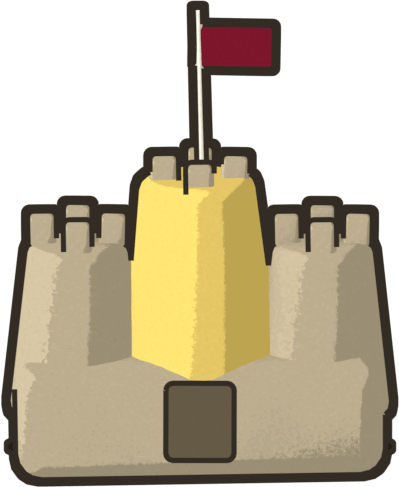
#> input picture barkly/app/assets/world/beach/props/castle.png, 399 x 487 px
$ python -i art-lab-sheet.py   (imports and definitions only)
#> lines starting #> are read from the running program, lines starting #| are printed output that depends on the picture
#> further down, picture is the input picture: PIL image 399x487 P; mean R, G, B, A 102, 91.6, 67.2, 158.7
#!/usr/bin/env python3
"""
Tile the art-lab frames into ONE contact sheet, and measure the palette.

Two jobs. The sheet lets every scene be judged against every other scene in a
single look -- a washed-out prop set or a chrome element that only reads wrong
NEXT TO another location is invisible one screenshot at a time. The numbers
turn "it looks desaturated" into a target you can drive: the Supercell family
(Brawl Stars, Clash Mini, Squad Busters) runs high chroma with strong value
separation and very little mid-grey.
"""
import json, math, sys, colorsys
from pathlib import Path
from PIL import Image, ImageDraw

# Two POSITIONAL arguments, and the script says so rather than indexing argv
# and hoping. `--frames art-lab/frames` -- a plausible guess at the interface,
# and the way a previous session actually invoked it -- used to bind
# frames=Path("--frames"), find no PNGs, and print a table of nothing with exit
# 0. A measurement tool that answers confidently when it was called wrong is
# worse than one that refuses.
def _args(argv):
    if any(a.startswith("-") for a in argv):
        sys.exit(f"usage: art-lab-sheet.py <frames-dir> <out-dir>  (positional; got {argv})")
    if len(argv) != 2:
        sys.exit("usage: art-lab-sheet.py <frames-dir> <out-dir>")
    src, dst = Path(argv[0]), Path(argv[1])
    if not src.is_dir():
        sys.exit(f"no such frames directory: {src}")
    if not sorted(src.glob("*.png")):
        sys.exit(f"no PNG frames in {src} -- did art-lab.mjs run?")
    return src, dst


# [1 line that did not run here, left out]
# The input directory is checked carefully above and then the OUTPUT one was
# not created at all: the script measured every frame, tiled the sheet, and
# died with a raw FileNotFoundError on the first save -- after the work, before
# the numbers, which are printed at the very end. So a first run in a fresh
# directory threw away exactly the measurement it was invoked for. A tool that
# refuses when it is called wrong has to be able to finish when it is called
# right.
# [1 line not run here, left out]

LOCS = ["home", "park", "town", "beach"]
# All four light bands. Morning and evening were never measured, which is how
# they came to render a sunrise/sunset sky under flat noon light for a third of
# every day. Frames that were not captured are skipped, so a --bands day,night
# run still works.
BANDS = ["morning", "day", "evening", "night"]

def stats(im, skip_top_frac=0.14, skip_bottom_frac=0.22):
    """Palette stats over the WORLD only -- chrome and the dialogue panel are
    UI and would flatter the numbers."""
#> called with skip_top_frac = 0.14, skip_bottom_frac = 0.22
    w, h = im.size
#> w = 399; h = 487
    box = im.crop((0, int(h * skip_top_frac), w, int(h * (1 - skip_bottom_frac))))
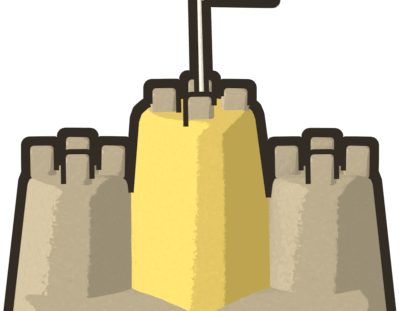
#> box: PIL image 399x311 P; mean R, G, B, A 106.9, 96.9, 66.7, 155.1; transparent parts drawn white
    box = box.resize((box.width // 6, box.height // 6))
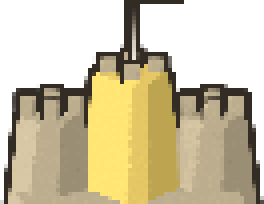
#> box: PIL image 66x51 P (shown 4 times larger); mean R, G, B, A 107.2, 97.1, 66.9, 155.9; transparent parts drawn white
    sats, vals, hues = [], [], []
    for r, g, b in box.convert("RGB").getdata():
        hh, ss, vv = colorsys.rgb_to_hsv(r / 255, g / 255, b / 255)
        sats.append(ss); vals.append(vv); hues.append(hh)
#> this loop made 3366 passes
#> (r, g, b, hh, ss, vv) on passes 1 to 3: (0, 0, 0, 0, 0, 0), (0, 0, 0, 0, 0, 0), (0, 0, 0, 0, 0, 0)
#> after the loop, hues = 3366 values, max 0.139 at index 1212, min 0 at index 0, mean 0.072; sats = 3366 values, max 0.569 at index 1228, min 0 at index 0, mean 0.216; vals = 3366 values, max 1 at index 1212, min 0 at index 0, mean 0.42
    # Mean hue as a unit vector, so red at 0.98 and red at 0.02 average to red
    # instead of to cyan. This is the cohesion number: four locations that read
    # as four different games have four different hue centroids. Weighting each
    # sample by its own saturation is what stops a big pale sky from dragging
    # the centroid toward whatever noise its near-grey pixels happen to carry.
    #
    # PAIR EACH HUE WITH ITS OWN PIXEL'S SATURATION. `sats.sort()` below is
    # in-place, and this used to run AFTER it -- so `zip(hues, sats)` married
    # every hue to the i-th SMALLEST saturation in the frame instead of to its
    # own. The weighting was by raster position, not by chroma. Measured on a
    # synthetic saturated-sky-over-pale-sand frame the centroid came out at
    # 38.6 degrees against a true 224.2: not noise, the opposite side of the
    # wheel. Every hue figure this tool printed before this fix was wrong, and
    # they were quoted as the evidence for the master grade.
    hx = sum(math.cos(2 * math.pi * h) * s for h, s in zip(hues, sats))
#> hx = 523.9
    hy = sum(math.sin(2 * math.pi * h) * s for h, s in zip(hues, sats))
#> hy = 497.9
    hue = (math.atan2(hy, hx) / (2 * math.pi)) % 1.0
#> hue = 0.121
    strength = math.hypot(hx, hy) / max(1e-6, sum(sats))
#> strength = 0.996

    sats.sort(); vals.sort()
    n = len(sats)
#> n = 3366
    return {
        "mean_sat": sum(sats) / n,
        "p90_sat": sats[int(n * 0.90)],
        "mean_val": sum(vals) / n,
        "val_spread": vals[int(n * 0.95)] - vals[int(n * 0.05)],
        "washed_frac": sum(1 for s in sats if s < 0.18) / n,
        "hue": hue,
        "hue_focus": strength,
    }

def _self_check():
    """
    Prove the hue metric pairs each pixel with its OWN saturation.

    This shipped for a whole session weighting every hue by the i-th SMALLEST
    saturation in the frame -- `sats.sort()` is in place and ran before the
    zip -- so the weighting was by raster position rather than by chroma. On a
    saturated-sky-over-pale-sand frame it reported 39 degrees against a true
    224: the opposite side of the wheel. Nothing caught it because the numbers
    still moved in a believable direction, and they were quoted as the evidence
    for a whole art pass.

    A synthetic frame with a known answer costs about a millisecond, so it runs
    on every invocation rather than living in a test nobody executes.
    """
    from PIL import Image as _Image
    sky, sand = (40, 90, 220), (240, 228, 205)
    im = _Image.new("RGB", (48, 48))
    im.putdata([sky] * (48 * 24) + [sand] * (48 * 24))
    # stats() crops the chrome/dialogue bands, so give it the whole frame.
    got = stats(im, skip_top_frac=0.0, skip_bottom_frac=0.0)["hue"] * 360
    # Saturated blue dominates a weighted mean over a washed-out warm; the
    # answer must be in the blues, and MUST NOT be its complement in the golds.
    if not (190 <= got <= 260):
        sys.exit(
            f"art-lab-sheet self-check FAILED: hue centroid {got:.1f} deg for a "
            "saturated-blue-over-pale-sand frame; expected 190-260. The hue "
            "weighting is not pairing each pixel with its own saturation."
        )


# [1 line not run here, left out]

report = {}
tiles = []
# [23 lines not run here, left out]

# [1 line that did not run here, left out]
# [12 lines not run here, left out]

>>> from PIL import Image
>>> picture = Image.open('../assets/world/beach/props/castle.png')
>>> result = stats(picture)
#> result = {'mean_sat': 0.216, 'p90_sat': 0.559, 'mean_val': 0.42, 'val_spread': 1, 'washed_frac': 0.387, 'hue': 0.121, 'hue_focus': 0.996}
